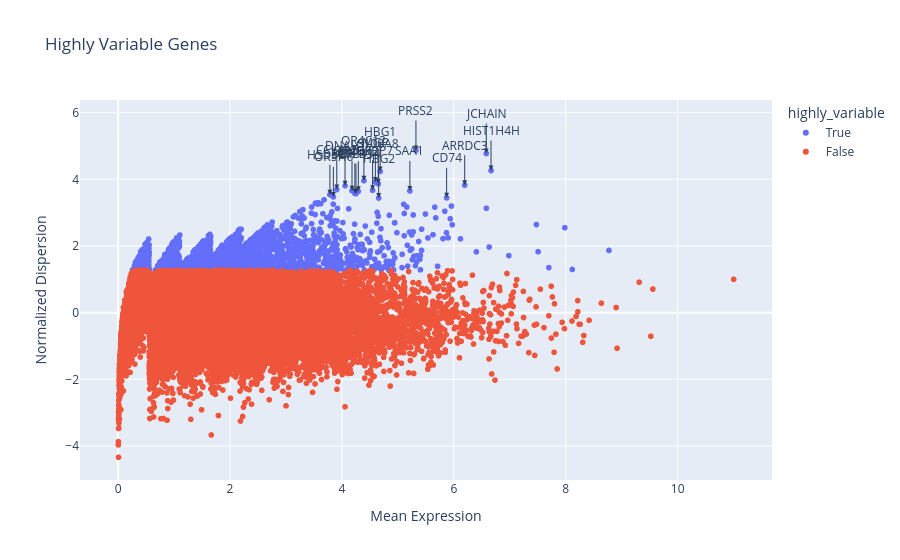

Source (notebook cell):
### Code cell
# Extract highly variable genes data into a DataFrame
hvg_df = pd.DataFrame({
    'gene': adata.var_names,
    'highly_variable': adata.var['highly_variable'],
    'means': adata.var['means'],  # Already present
    'dispersions_norm': adata.var['dispersions_norm']  # Use dispersions_norm instead of variances_norm
})

# Sort the DataFrame by normalized dispersion (most variable genes)
hvg_df_sorted = hvg_df[hvg_df['highly_variable']].sort_values(by='dispersions_norm', ascending=False)

# Get the top 20 most variable genes
top_20_genes = hvg_df_sorted.head(20)

# Create a scatter plot of the normalized dispersion vs. mean expression
fig = px.scatter(
    hvg_df, 
    x='means', 
    y='dispersions_norm', 
    color='highly_variable', 
    title="Highly Variable Genes",
    labels={"means": "Mean Expression", "dispersions_norm": "Normalized Dispersion"},
    hover_name='gene'
)

# Add annotations for the top 20 genes
for i, row in top_20_genes.iterrows():
    fig.add_annotation(
        x=row['means'], 
        y=row['dispersions_norm'], 
        text=row['gene'], 
        showarrow=True, 
        arrowhead=2, 
        ax=0, 
        ay=-40
    )

# Show the plot
fig.show()

### Figure 1 — Plotly figure (JSON) as saved in the notebook; plotly's stock layout.template omitted (floating-point values rounded to 4 significant figures; data arrays with more than 128 entries replaced by an {"elided": "..."} marker saying what was removed)
{"data": [{"hovertemplate": "<b>%{hovertext}</b><br><br>highly_variable=True<br>Mean Expression=%{x}<br>Normalized Dispersion=%{y}<extra></extra>", "hovertext": {"elided": "2000 str values"}, "legendgroup": "True", "marker": {"color": "#636efa", "symbol": "circle"}, "mode": "markers", "name": "True", "showlegend": true, "type": "scattergl", "x": {"elided": "2000 float values"}, "xaxis": "x", "y": {"elided": "2000 float values"}, "yaxis": "y"}, {"hovertemplate": "<b>%{hovertext}</b><br><br>highly_variable=False<br>Mean Expression=%{x}<br>Normalized Dispersion=%{y}<extra></extra>", "hovertext": {"elided": "15613 str values"}, "legendgroup": "False", "marker": {"color": "#EF553B", "symbol": "circle"}, "mode": "markers", "name": "False", "showlegend": true, "type": "scattergl", "x": {"elided": "15613 float values"}, "xaxis": "x", "y": {"elided": "15613 float values"}, "yaxis": "y"}], "layout": {"annotations": [{"arrowhead": 2, "ax": 0, "ay": -40, "showarrow": true, "text": "PRSS2", "x": 5.323, "y": 4.864}, {"arrowhead": 2, "ax": 0, "ay": -40, "showarrow": true, "text": "JCHAIN", "x": 6.58, "y": 4.773}, {"arrowhead": 2, "ax": 0, "ay": -40, "showarrow": true, "text": "HIST1H4H", "x": 6.665, "y": 4.263}, {"arrowhead": 2, "ax": 0, "ay": -40, "showarrow": true, "text": "HBG1", "x": 4.683, "y": 4.236}, {"arrowhead": 2, "ax": 0, "ay": -40, "showarrow": true, "text": "OR4C12", "x": 4.393, "y": 3.958}, {"arrowhead": 2, "ax": 0, "ay": -40, "showarrow": true, "text": "MGP", "x": 4.598, "y": 3.917}, {"arrowhead": 2, "ax": 0, "ay": -40, "showarrow": true, "text": "S100A8", "x": 4.65, "y": 3.865}, {"arrowhead": 2, "ax": 0, "ay": -40, "showarrow": true, "text": "ARRDC3", "x": 6.194, "y": 3.824}, {"arrowhead": 2, "ax": 0, "ay": -40, "showarrow": true, "text": "DNAH1", "x": 4.056, "y": 3.807}, {"arrowhead": 2, "ax": 0, "ay": -40, "showarrow": true, "text": "CCL4L2", "x": 3.908, "y": 3.692}, {"arrowhead": 2, "ax": 0, "ay": -40, "showarrow": true, "text": "IGFBP7", "x": 4.548, "y": 3.67}, {"arrowhead": 2, "ax": 0, "ay": -40, "showarrow": true, "text": "OR2B3", "x": 4.18, "y": 3.659}, {"arrowhead": 2, "ax": 0, "ay": -40, "showarrow": true, "text": "SAA1", "x": 5.215, "y": 3.651}, {"arrowhead": 2, "ax": 0, "ay": -40, "showarrow": true, "text": "SPINK2", "x": 4.293, "y": 3.64}, {"arrowhead": 2, "ax": 0, "ay": -40, "showarrow": true, "text": "CREB3", "x": 4.231, "y": 3.577}, {"arrowhead": 2, "ax": 0, "ay": -40, "showarrow": true, "text": "DEFB114", "x": 4.251, "y": 3.567}, {"arrowhead": 2, "ax": 0, "ay": -40, "showarrow": true, "text": "HSD3B7", "x": 3.785, "y": 3.536}, {"arrowhead": 2, "ax": 0, "ay": -40, "showarrow": true, "text": "OR5H6", "x": 3.847, "y": 3.471}, {"arrowhead": 2, "ax": 0, "ay": -40, "showarrow": true, "text": "CD74", "x": 5.871, "y": 3.444}, {"arrowhead": 2, "ax": 0, "ay": -40, "showarrow": true, "text": "HBG2", "x": 4.657, "y": 3.438}], "legend": {"title": {"text": "highly_variable"}, "tracegroupgap": 0}, "title": {"text": "Highly Variable Genes"}, "xaxis": {"anchor": "y", "domain": [0, 1], "title": {"text": "Mean Expression"}}, "yaxis": {"anchor": "x", "domain": [0, 1], "title": {"text": "Normalized Dispersion"}}}}
